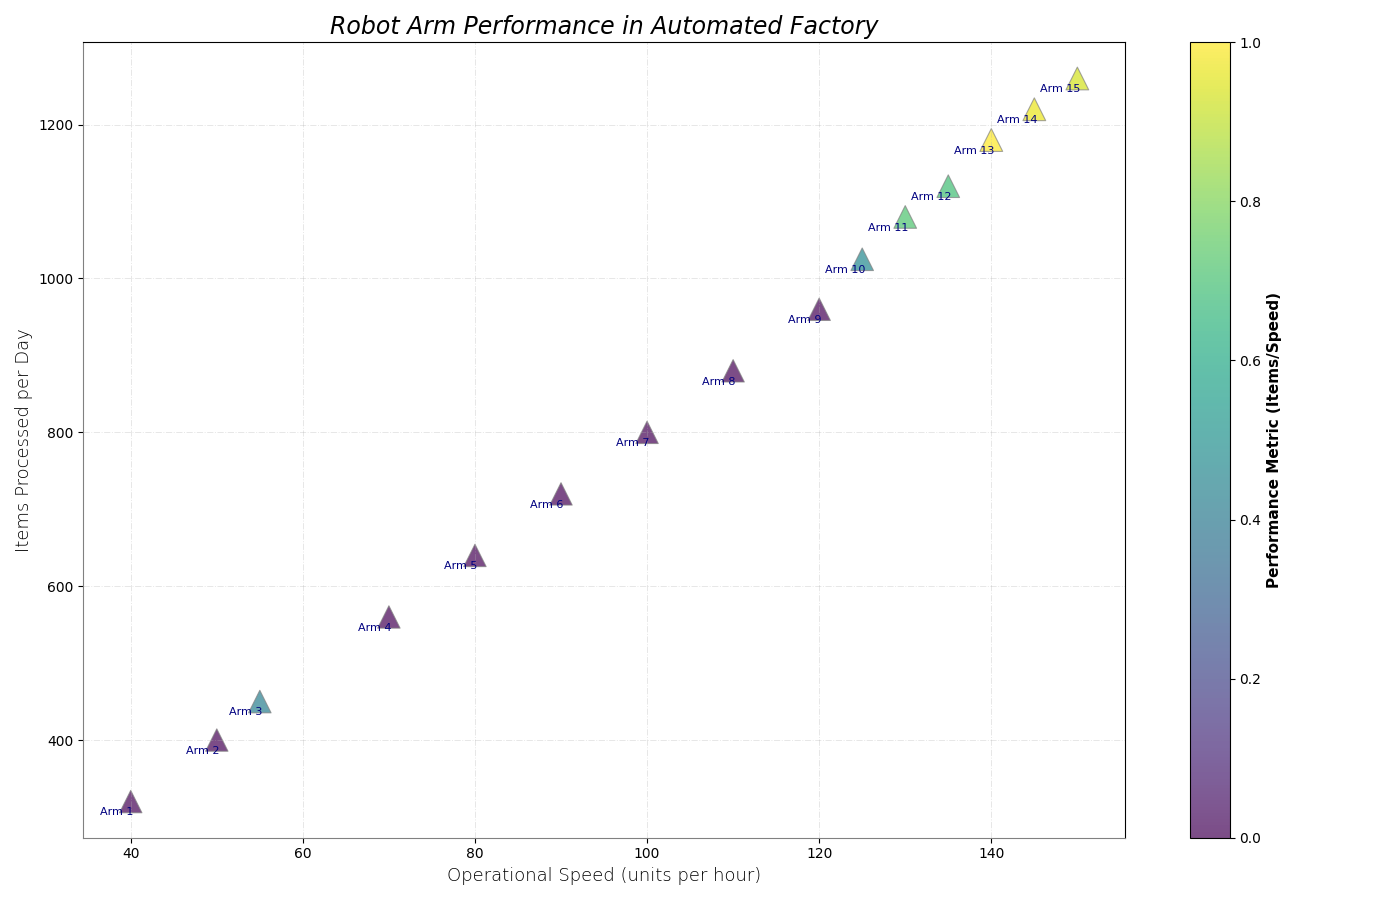

Here is the Python script that generated this plot:
import matplotlib.pyplot as plt
import numpy as np

# Data for robotic arms and their performance
robot_ids = np.arange(1, 16)
operational_speeds = np.array([40, 50, 55, 70, 80, 90, 100, 110, 120, 125, 130, 135, 140, 145, 150])
items_processed = np.array([320, 400, 450, 560, 640, 720, 800, 880, 960, 1025, 1080, 1120, 1180, 1220, 1260])

# Performance metric and color mapping
performance_metric = items_processed / operational_speeds
colors = plt.cm.viridis((performance_metric - performance_metric.min()) / (performance_metric.max() - performance_metric.min()))

# Scatter plot with varied marker styles and edge colors
plt.figure(figsize=(14, 9))
sc = plt.scatter(operational_speeds, items_processed, 
                 c=colors, s=100 + performance_metric * 20, 
                 alpha=0.7, edgecolors='gray', linewidth=0.8, cmap='viridis', marker='^')

# Title and labels with altered font styles
plt.title("Robot Arm Performance in Automated Factory", fontsize=17, fontstyle='italic')
plt.xlabel("Operational Speed (units per hour)", fontsize=13, fontweight='light')
plt.ylabel("Items Processed per Day", fontsize=13, fontweight='light')

# Legend: Manipulated colorbar
cbar = plt.colorbar(sc)
cbar.set_label('Performance Metric (Items/Speed)', fontsize=11, weight='bold')

# Annotate each point with the robot ID
for i, txt in enumerate(robot_ids):
    plt.annotate(f"Arm {txt}", (operational_speeds[i], items_processed[i]), 
                 textcoords="offset points", xytext=(2, -10), ha='right', fontsize=8, color='navy')

# Altered grid style
plt.grid(True, linestyle='-.', linewidth=0.7, alpha=0.3)

# Modify axes properties for stylistic changes
plt.gca().spines['top'].set_visible(True)
plt.gca().spines['right'].set_visible(True)
plt.gca().spines['left'].set_color('gray')
plt.gca().spines['bottom'].set_color('gray')

plt.tight_layout()
plt.show()
